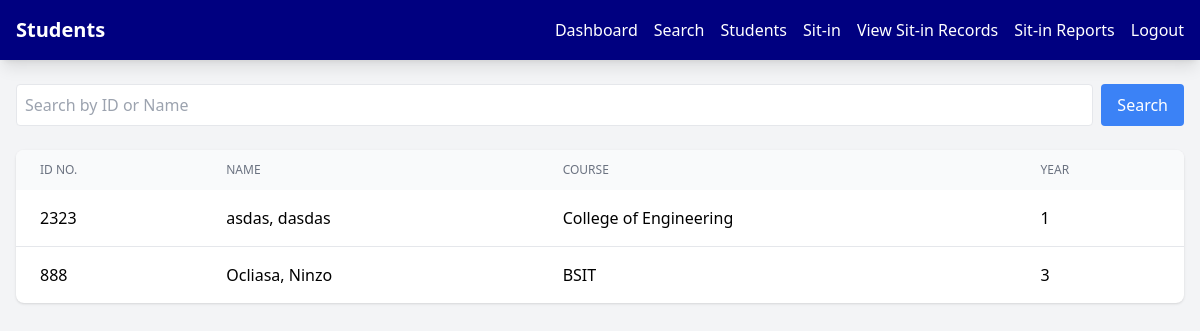
Before: /admin/students.php with the older database file.
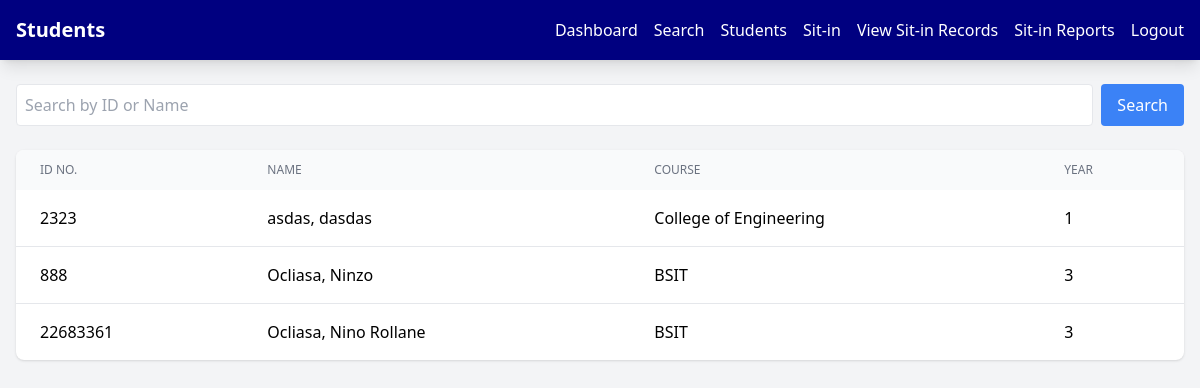
After: the same page with the newer database file.
### tables this page shows
CREATE TABLE `students` (
  `StudID` int(11) NOT NULL,
  `IDNO` int(11) NOT NULL,
  `Last_Name` varchar(100) NOT NULL,
  `First_Name` varchar(100) NOT NULL,
  `Mid_Name` varchar(100) NOT NULL,
  `Course` varchar(100) NOT NULL,
  `Year_lvl` int(11) NOT NULL,
  `Username` varchar(100) NOT NULL,
  `Password` varchar(100) NOT NULL,
  `profile_image` varchar(255) NOT NULL,
  `Email` varchar(255) NOT NULL,
  `Address` varchar(255) NOT NULL
);

### admin/students.php (the view, shortened to what this page needs)
<?php
$servername = "localhost";
$username = "root";
$password = "";
$database = "users";
$conn = new mysqli($servername, $username, $password, $database);
$search = isset($_GET['search']) ? $_GET['search'] : '';
if ($search) {
    $sql = "SELECT * FROM students WHERE IDNO LIKE ? OR First_Name LIKE ? OR Last_Name LIKE ?";
    $stmt = $conn->prepare($sql);
    $searchTerm = "%$search%";
    $stmt->bind_param("sss", $searchTerm, $searchTerm, $searchTerm);
    $stmt->execute();
    $result = $stmt->get_result();
} else {
    $sql = "SELECT * FROM students ORDER BY Last_Name";
    $result = $conn->query($sql);
}
?>
<!DOCTYPE html>
<html lang="en">
<head>
    <script src="https://cdn.tailwindcss.com"></script>
    <link rel="stylesheet" href="https://cdnjs.cloudflare.com/ajax/libs/font-awesome/6.4.0/css/all.min.css">
</head>
<nav class="bg-primary shadow-lg">
        <div class="max-w-7xl mx-auto px-4">
            <div class="flex justify-between items-center">
                <span class="text-white text-xl font-bold py-4">Students</span>
                <div class="flex space-x-4">
                    <div class="hidden md:flex items-center space-x-4">
                        <a href="dashboard.php" class="nav-link text-white hover:text-gray-200">Dashboard</a>
                        <a href="search.php" class="nav-link text-white hover:text-gray-200">Search</a>
                        <a href="students.php" class="nav-link text-white hover:text-gray-200">Students</a>
                        <a href="sitin.php" class="nav-link text-white hover:text-gray-200">Sit-in</a>
                        <a href="sit_in_records.php" class="nav-link text-white hover:text-gray-200">View Sit-in Records</a>
                        <a href="sit_in_reports.php" class="nav-link text-white hover:text-gray-200">Sit-in Reports</a>
                        <a href="../logout.php" class="nav-link text-white hover:text-gray-200">Logout</a>
                    </div>
                </div>
            </div>
        </div>
    </nav>
<body class="bg-gray-100">
    <div class="max-w-7xl mx-auto py-6 px-4">
        <div class="mb-6">
            <form method="GET" class="flex gap-2">
                <input type="text" name="search" placeholder="Search by ID or Name"
                       value="<?= htmlspecialchars($search) ?>"
                       class="flex-1 border p-2 rounded">
                <button type="submit" class="bg-blue-500 text-white px-4 py-2 rounded">
                    Search
                </button>
            </form>
        </div>
        <div class="bg-white rounded-lg shadow overflow-hidden">
            <table class="min-w-full">
                <thead class="bg-gray-50">
                    <tr>
                        <th class="px-6 py-3 text-left text-xs font-medium text-gray-500 uppercase">ID No.</th>
                        <th class="px-6 py-3 text-left text-xs font-medium text-gray-500 uppercase">Name</th>
                        <th class="px-6 py-3 text-left text-xs font-medium text-gray-500 uppercase">Course</th>
                        <th class="px-6 py-3 text-left text-xs font-medium text-gray-500 uppercase">Year</th>
                    </tr>
                </thead>
                <tbody class="divide-y divide-gray-200">
                    <?php while($row = $result->fetch_assoc()): ?>
                        <tr>
                            <td class="px-6 py-4"><?= htmlspecialchars($row['IDNO']) ?></td>
                            <td class="px-6 py-4">
                                <?= htmlspecialchars($row['Last_Name'] . ', ' . $row['First_Name']) ?>
                            </td>
                            <td class="px-6 py-4"><?= htmlspecialchars($row['Course']) ?></td>
                            <td class="px-6 py-4"><?= htmlspecialchars($row['Year_lvl']) ?></td>
                        </tr>
                    <?php endwhile; ?>
                </tbody>
            </table>
        </div>
    </div>
</body>
</html>

Changed rows visible on the page:
added students: IDNO "22683361", Last_Name+First_Name "Ocliasa, Nino Rollane", Course "BSIT", Year_lvl "3"
